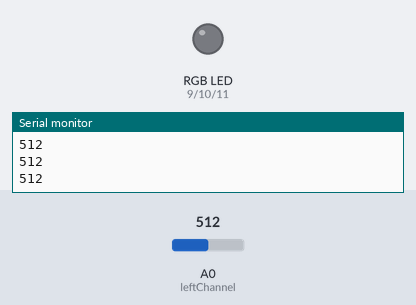
Bench run of a sketch on a simulated Arduino Uno, built with avr-gcc and run on an emulated ATmega328P. Parts: an RGB LED mixed from three pins (HIGH = lit), the last lines printed to the serial monitor. The test bench sets the inputs (shaded band); at power-on: A0 (leftChannel) = 512. Dim RGB values are drawn brighter than linear.

Above: at 1.2 s.
1.3 s: A0 (leftChannel) set to 318
2.8 s: A0 (leftChannel) set to 287
At 3.5 s:
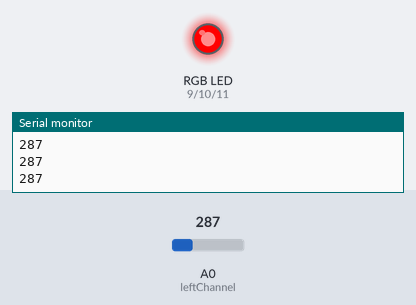
4.3 s: A0 (leftChannel) set to 80
At 4.6 s:
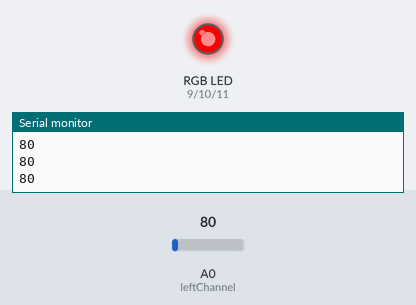
5.8 s: A0 (leftChannel) set to 60
At 6.9 s:
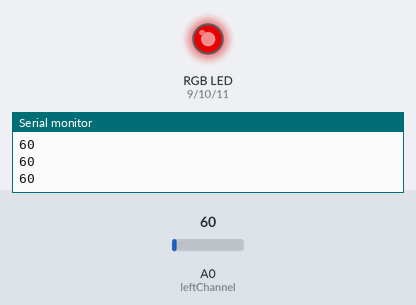
Timing chart, 0 to 8.3 s (numbered marks = the images above; inputs shaded):
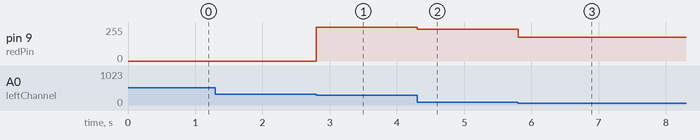

The sketch:

ledstrip.ino
```cpp
//Serial RGB led controller
//Author: Trevor Shannon
//see http://trevorshp.com/creations/android_led.htm

//pin definitions.  must be PWM-capable pins!
const int redPin = 9;
const int greenPin = 10;
const int bluePin = 11;
const int leftChannel = 0;
int left,left1;
int color=1,i=0;

//maximum duty cycle to be used on each led for color balancing.
//if "white" (R=255, G=255, B=255) doesn't look white, reduce the red, green, or blue max value.
const int max_red = 255;
const int max_green = 90;
const int max_blue = 100;


void setup(){
  //set all three of our led pins to output
  pinMode(redPin, OUTPUT);
  pinMode(greenPin, OUTPUT);
  pinMode(bluePin, OUTPUT);
   Serial.begin(9600);

}


void loop(){
  left = analogRead(leftChannel);
  Serial.println(left);
  left=left*3;


  if(left>0 && left<=70){
  analogWrite(redPin, 0);
  analogWrite(greenPin, left*2);
  analogWrite(bluePin, 0);
  }

  else if(left>70 && left<=140){
  analogWrite(redPin, 0);
  analogWrite(greenPin, 0);
  analogWrite(bluePin, left);
  }

  else if(left>140 && left<=900){
  analogWrite(redPin, left);
  analogWrite(greenPin, 0);
  analogWrite(bluePin, 0);
  }
  else{
  }
  delay(5);

}
```

Measured:
- the behaviour switches between 301 and 300 on A0 (leftChannel) (found by bisection; images 0 and 1)
- after the input at 2.8 s, pin 9 (redPin): 0/255 → 255/255 at once
- after the input at 4.3 s, pin 9 (redPin): 255/255 → 240/255 at once
- after the input at 5.8 s, pin 9 (redPin): 240/255 → 180/255 at once
